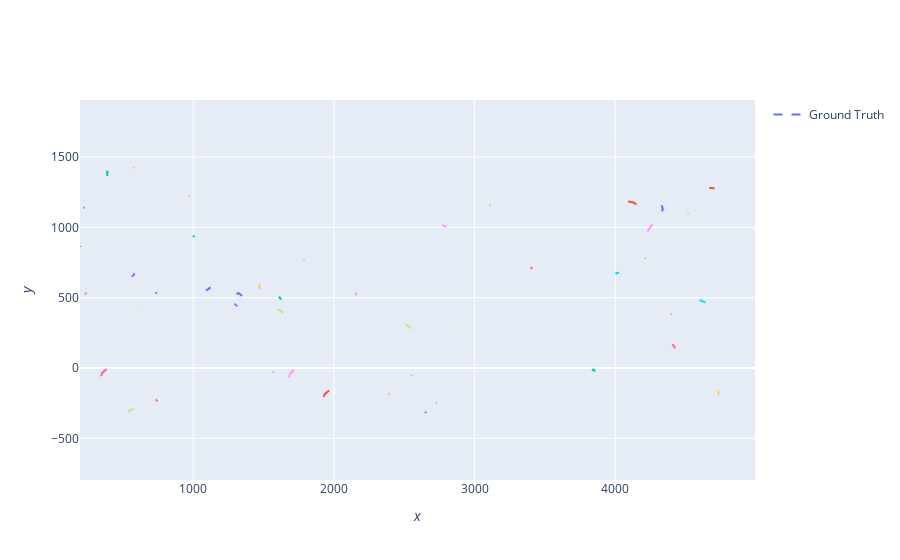

The notebook cell this image was saved under:
### Markdown cell above
Plot ground truths using the Plotterly class

### Code cell
from stonesoup.plotter import Plotterly

plotter = Plotterly()
plotter.plot_ground_truths(truths, [0, 2])
plotter.fig
